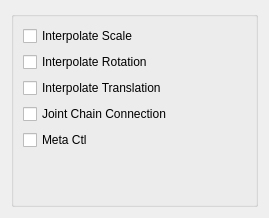
<?xml version="1.0" encoding="UTF-8"?>
<ui version="4.0">
 <class>Form</class>
 <widget class="QWidget" name="Form">
  <property name="geometry">
   <rect>
    <x>0</x>
    <y>0</y>
    <width>269</width>
    <height>218</height>
   </rect>
  </property>
  <property name="windowTitle">
   <string>Form</string>
  </property>
  <layout class="QGridLayout" name="gridLayout">
   <item row="0" column="0">
    <widget class="QGroupBox" name="groupBox">
     <property name="title">
      <string/>
     </property>
     <layout class="QGridLayout" name="gridLayout_2">
      <item row="0" column="0">
       <layout class="QVBoxLayout" name="verticalLayout_4">
        <item>
         <widget class="QCheckBox" name="intScale_checkBox">
          <property name="text">
           <string>Interpolate Scale</string>
          </property>
         </widget>
        </item>
        <item>
         <widget class="QCheckBox" name="intRotation_checkBox">
          <property name="text">
           <string>Interpolate Rotation</string>
          </property>
         </widget>
        </item>
        <item>
         <widget class="QCheckBox" name="intTranslation_checkBox">
          <property name="text">
           <string>Interpolate Translation</string>
          </property>
         </widget>
        </item>
        <item>
         <widget class="QCheckBox" name="jointChainCnx_checkBox">
          <property name="toolTip">
           <string>&lt;html&gt;&lt;head/&gt;&lt;body&gt;&lt;p&gt;If checked will connect all the joints in chain, if uncheck will connect each joint to the parent component joint.&lt;/p&gt;&lt;/body&gt;&lt;/html&gt;</string>
          </property>
          <property name="text">
           <string>Joint Chain Connection</string>
          </property>
         </widget>
        </item>
        <item>
         <widget class="QCheckBox" name="metaCtl_checkBox">
          <property name="toolTip">
           <string>&lt;html&gt;&lt;head/&gt;&lt;body&gt;&lt;p&gt;If Checked, will create one control for each section&lt;/p&gt;&lt;/body&gt;&lt;/html&gt;</string>
          </property>
          <property name="text">
           <string>Meta Ctl</string>
          </property>
         </widget>
        </item>
        <item>
         <spacer name="verticalSpacer">
          <property name="orientation">
           <enum>Qt::Vertical</enum>
          </property>
          <property name="sizeHint" stdset="0">
           <size>
            <width>20</width>
            <height>40</height>
           </size>
          </property>
         </spacer>
        </item>
       </layout>
      </item>
     </layout>
    </widget>
   </item>
  </layout>
 </widget>
 <resources/>
 <connections/>
</ui>
